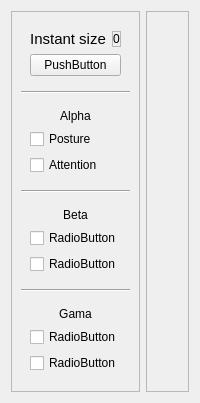
          <widget class="QWidget" name="tab_15">
           <attribute name="title">
            <string>Adaptation</string>
           </attribute>
           <layout class="QGridLayout" name="gridLayout_67">
            <item row="0" column="0">
             <widget class="QFrame" name="frame_72">
              <property name="maximumSize">
               <size>
                <width>133</width>
                <height>16777215</height>
               </size>
              </property>
              <property name="frameShape">
               <enum>QFrame::StyledPanel</enum>
              </property>
              <property name="frameShadow">
               <enum>QFrame::Raised</enum>
              </property>
              <layout class="QVBoxLayout" name="verticalLayout_24">
               <item>
                <widget class="QWidget" name="widget_24" native="true">
                 <layout class="QGridLayout" name="gridLayout_65">
                  <item row="0" column="0">
                   <widget class="QLabel" name="label_227">
                    <property name="font">
                     <font>
                      <pointsize>11</pointsize>
                     </font>
                    </property>
                    <property name="text">
                     <string>Instant size</string>
                    </property>
                    <property name="alignment">
                     <set>Qt::AlignCenter</set>
                    </property>
                   </widget>
                  </item>
                  <item row="0" column="1">
                   <widget class="QLabel" name="label_228">
                    <property name="maximumSize">
                     <size>
                      <width>51</width>
                      <height>16</height>
                     </size>
                    </property>
                    <property name="frameShape">
                     <enum>QFrame::StyledPanel</enum>
                    </property>
                    <property name="text">
                     <string>0</string>
                    </property>
                    <property name="alignment">
                     <set>Qt::AlignCenter</set>
                    </property>
                   </widget>
                  </item>
                  <item row="2" column="0" colspan="2">
                   <widget class="QPushButton" name="pushButton_6">
                    <property name="text">
                     <string>PushButton</string>
                    </property>
                   </widget>
                  </item>
                 </layout>
                </widget>
               </item>
               <item>
                <widget class="Line" name="line_2">
                 <property name="orientation">
                  <enum>Qt::Horizontal</enum>
                 </property>
                </widget>
               </item>
               <item>
                <widget class="QWidget" name="widget_7" native="true">
                 <property name="maximumSize">
                  <size>
                   <width>151</width>
                   <height>93</height>
                  </size>
                 </property>
                 <layout class="QVBoxLayout" name="verticalLayout_26">
                  <item>
                   <widget class="QLabel" name="label_229">
                    <property name="layoutDirection">
                     <enum>Qt::LeftToRight</enum>
                    </property>
                    <property name="text">
                     <string>Alpha</string>
                    </property>
                    <property name="alignment">
                     <set>Qt::AlignCenter</set>
                    </property>
                   </widget>
                  </item>
                  <item>
                   <widget class="QCheckBox" name="checkBox_6">
                    <property name="layoutDirection">
                     <enum>Qt::LeftToRight</enum>
                    </property>
                    <property name="text">
                     <string>Posture</string>
                    </property>
                   </widget>
                  </item>
                  <item>
                   <widget class="QCheckBox" name="checkBox_7">
                    <property name="layoutDirection">
                     <enum>Qt::LeftToRight</enum>
                    </property>
                    <property name="autoFillBackground">
                     <bool>true</bool>
                    </property>
                    <property name="text">
                     <string>Attention</string>
                    </property>
                   </widget>
                  </item>
                 </layout>
                </widget>
               </item>
               <item>
                <widget class="Line" name="line_3">
                 <property name="orientation">
                  <enum>Qt::Horizontal</enum>
                 </property>
                </widget>
               </item>
               <item>
                <widget class="QWidget" name="widget_6" native="true">
                 <property name="maximumSize">
                  <size>
                   <width>151</width>
                   <height>93</height>
                  </size>
                 </property>
                 <layout class="QVBoxLayout" name="verticalLayout_25">
                  <item>
                   <widget class="QLabel" name="label_231">
                    <property name="text">
                     <string>Beta</string>
                    </property>
                    <property name="alignment">
                     <set>Qt::AlignCenter</set>
                    </property>
                   </widget>
                  </item>
                  <item>
                   <widget class="QCheckBox" name="checkBox_3">
                    <property name="layoutDirection">
                     <enum>Qt::LeftToRight</enum>
                    </property>
                    <property name="text">
                     <string>RadioButton</string>
                    </property>
                   </widget>
                  </item>
                  <item>
                   <widget class="QCheckBox" name="checkBox_2">
                    <property name="layoutDirection">
                     <enum>Qt::LeftToRight</enum>
                    </property>
                    <property name="autoFillBackground">
                     <bool>true</bool>
                    </property>
                    <property name="text">
                     <string>RadioButton</string>
                    </property>
                   </widget>
                  </item>
                 </layout>
                </widget>
               </item>
               <item>
                <widget class="Line" name="line_5">
                 <property name="orientation">
                  <enum>Qt::Horizontal</enum>
                 </property>
                </widget>
               </item>
               <item>
                <widget class="QWidget" name="widget_8" native="true">
                 <property name="maximumSize">
                  <size>
                   <width>151</width>
                   <height>93</height>
                  </size>
                 </property>
                 <layout class="QVBoxLayout" name="verticalLayout_27">
                  <item>
                   <widget class="QLabel" name="label_233">
                    <property name="text">
                     <string>Gama</string>
                    </property>
                    <property name="alignment">
                     <set>Qt::AlignCenter</set>
                    </property>
                   </widget>
                  </item>
                  <item>
                   <widget class="QCheckBox" name="checkBox_8">
                    <property name="layoutDirection">
                     <enum>Qt::LeftToRight</enum>
                    </property>
                    <property name="text">
                     <string>RadioButton</string>
                    </property>
                   </widget>
                  </item>
                  <item>
                   <widget class="QCheckBox" name="checkBox_9">
                    <property name="layoutDirection">
                     <enum>Qt::LeftToRight</enum>
                    </property>
                    <property name="autoFillBackground">
                     <bool>true</bool>
                    </property>
                    <property name="text">
                     <string>RadioButton</string>
                    </property>
                   </widget>
                  </item>
                 </layout>
                </widget>
               </item>
              </layout>
             </widget>
            </item>
            <item row="0" column="1">
             <widget class="QFrame" name="frame_24">
              <property name="frameShape">
               <enum>QFrame::StyledPanel</enum>
              </property>
              <property name="frameShadow">
               <enum>QFrame::Raised</enum>
              </property>
              <layout class="QGridLayout" name="gridLayout_68">
               <item row="0" column="0">
                <widget class="QLabel" name="label_38">
                 <property name="text">
                  <string/>
                 </property>
                 <property name="pixmap">
                  <pixmap resource="imgs.qrc">:/imgs/graph1.png</pixmap>
                 </property>
                 <property name="scaledContents">
                  <bool>true</bool>
                 </property>
                </widget>
               </item>
              </layout>
             </widget>
            </item>
           </layout>
          </widget>
